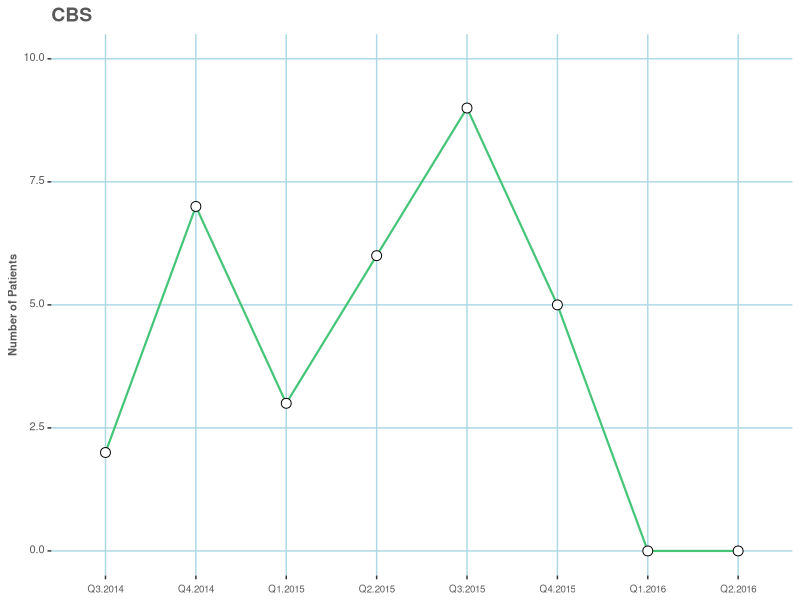
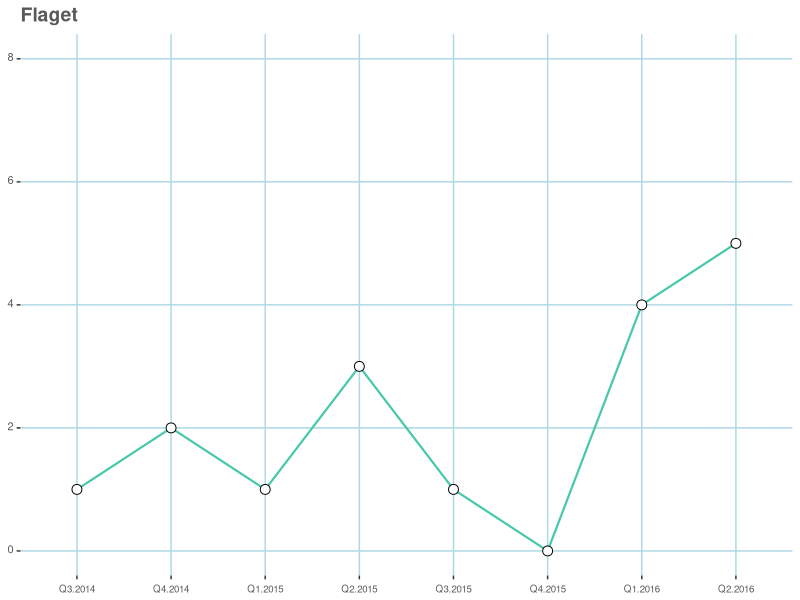
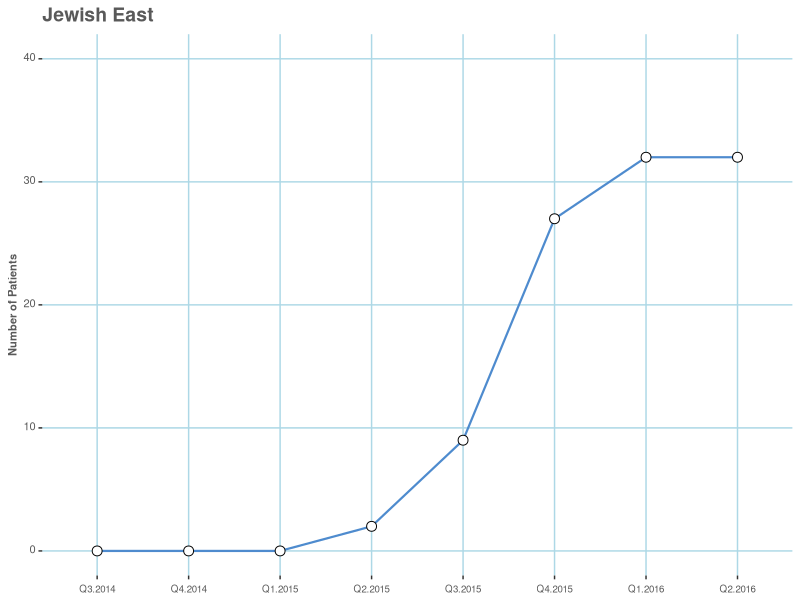
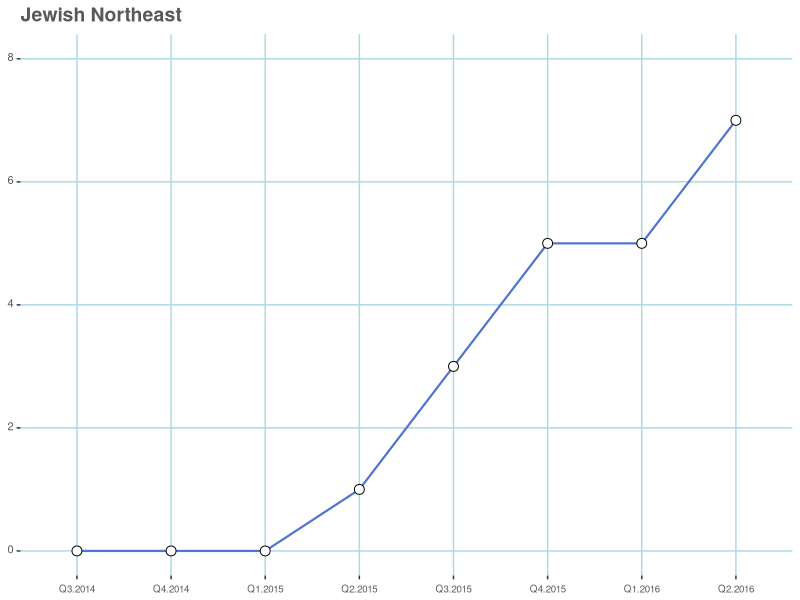
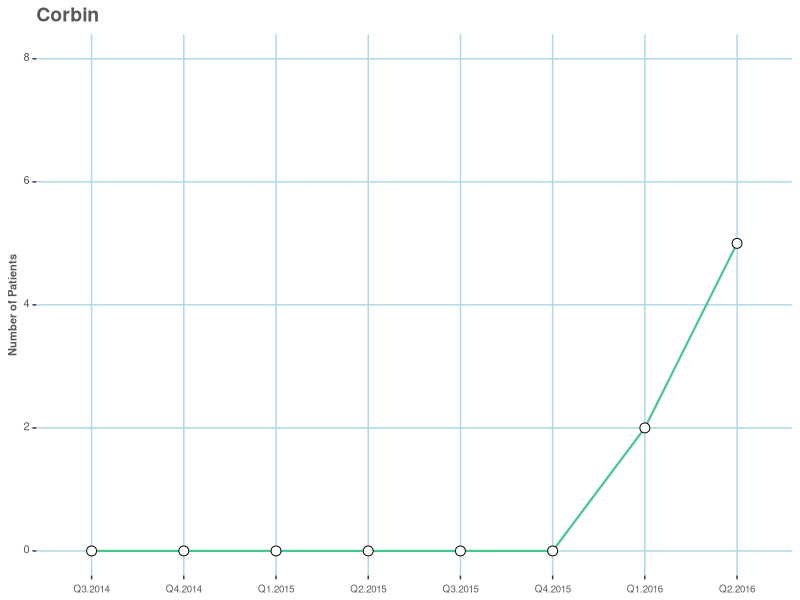
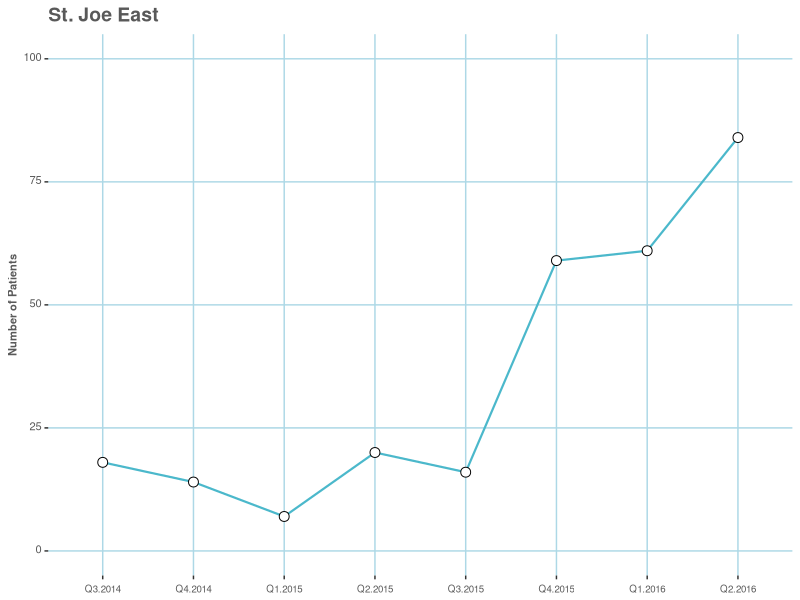
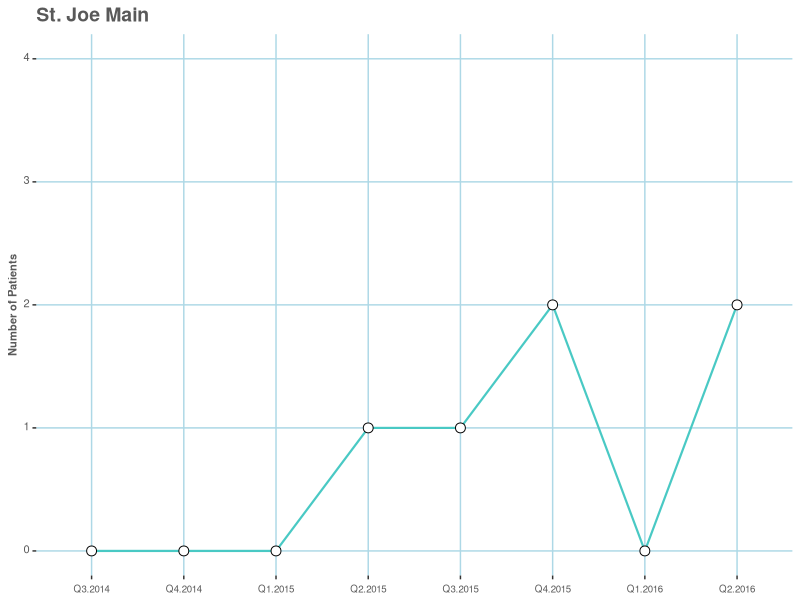
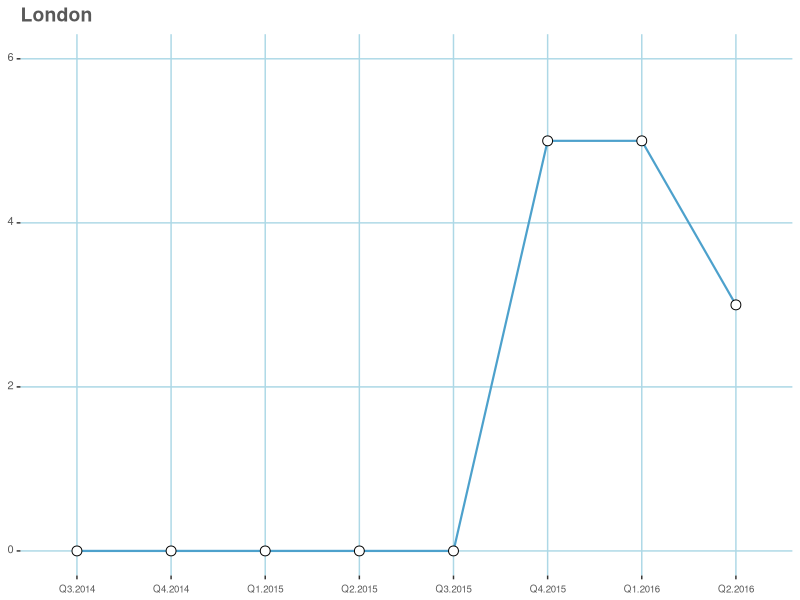

Reproduce these figures in R, in order. (Note: this script raises an error after producing the figures.)
locqt <- read.csv("locqt.csv", header=TRUE)


library(ggplot2)
library(zoo)



CustomPallet <- c("#44c577","#46c691","#47c8ab","#49c9c4","#4bb8cb","#4da1cc","#4e8bce","#5075cf")

locqt <- locqt[locqt$Quarter != "Q3.2016",]

locqt$Quarter <- factor(locqt$Quarter,levels =c("Q3.2014","Q4.2014","Q1.2015","Q2.2015","Q3.2015","Q4.2015","Q1.2016","Q2.2016"))

locqt <- locqt[order(locqt$Quarter),]





CBS <- ggplot(data= locqt[locqt$Location=="CBS",], aes(x=factor(Quarter), y=Patients, group=Location)) +
  geom_line(aes(colour = Location), size=0.75) +scale_color_manual(values="#44c577")+ 
  geom_point(colour="black", size=3, shape=21, fill="white") + 
  theme(panel.grid.major = element_line(colour = "lightblue"), 
        axis.title = element_text(size = 8, face = "bold", colour = "gray35"), 
        axis.text = element_text(size = 8, colour = "gray35", vjust = 0.25), 
        axis.text.x = element_text(size = 7, vjust = 0), plot.title = element_text(size = 14, face = "bold", colour = "gray35"), 
        panel.background = element_rect(fill = "white"), 
        plot.background = element_rect(fill = "white",linetype = "solid")) + 
  guides(fill=FALSE) +
  theme(legend.title=element_blank()) +
  theme(legend.position="none") + ylim(0,10)  +
  labs(title = "CBS", x = NULL, y = "Number of Patients")


Flaget <- ggplot(data= locqt[locqt$Location=="Flaget",], aes(x=factor(Quarter), y=Patients, group=Location)) +
  geom_line(aes(colour = Location), size=0.75) +scale_color_manual(values="#47c8ab")+ 
  geom_point(colour="black", size=3, shape=21, fill="white") + 
  theme(panel.grid.major = element_line(colour = "lightblue"), 
        axis.title = element_text(size = 8, face = "bold", colour = "gray35"), 
        axis.text = element_text(size = 8, colour = "gray35", vjust = 0.25), 
        axis.text.x = element_text(size = 7, vjust = 0), plot.title = element_text(size = 14, face = "bold", colour = "gray35"), 
        panel.background = element_rect(fill = "white"), 
        plot.background = element_rect(fill = "white",linetype = "solid")) + 
  guides(fill=FALSE) +
  theme(legend.title=element_blank()) +
  theme(legend.position="none") + ylim(0,8)  +
  labs(title = "Flaget", x = NULL, y = NULL)



SJC <- ggplot(data= locqt[locqt$Location=="SJC",], aes(x=factor(Quarter), y=Patients, group=Location)) +
  geom_line(aes(colour = Location), size=0.75) +scale_color_manual(values="#46c691")+ 
  geom_point(colour="black", size=3, shape=21, fill="white") + 
  theme(panel.grid.major = element_line(colour = "lightblue"), 
        axis.title = element_text(size = 8, face = "bold", colour = "gray35"), 
        axis.text = element_text(size = 8, colour = "gray35", vjust = 0.25), 
        axis.text.x = element_text(size = 7, vjust = 0), plot.title = element_text(size = 14, face = "bold", colour = "gray35"), 
        panel.background = element_rect(fill = "white"), 
        plot.background = element_rect(fill = "white",linetype = "solid")) + 
  guides(fill=FALSE) +
  theme(legend.title=element_blank()) +
  theme(legend.position="none") + ylim(0,8)  +
  labs(title = "Corbin", x = NULL, y = "Number of Patients")








MCNE <- ggplot(data= locqt[locqt$Location=="MCNE",], aes(x=factor(Quarter), y=Patients, group=Location)) +
  geom_line(aes(colour = Location), size=0.75) +scale_color_manual(values="#5075cf")+ 
  geom_point(colour="black", size=3, shape=21, fill="white") + 
  theme(panel.grid.major = element_line(colour = "lightblue"), 
        axis.title = element_text(size = 8, face = "bold", colour = "gray35"), 
        axis.text = element_text(size = 8, colour = "gray35", vjust = 0.25), 
        axis.text.x = element_text(size = 7, vjust = 0), plot.title = element_text(size = 14, face = "bold", colour = "gray35"), 
        panel.background = element_rect(fill = "white"), 
        plot.background = element_rect(fill = "white",linetype = "solid")) + 
  guides(fill=FALSE) +
  theme(legend.title=element_blank()) +
  theme(legend.position="none") + ylim(0,8)  +
  labs(title = "Jewish Northeast", x = NULL, y = NULL)


MCE <- ggplot(data= locqt[locqt$Location=="MCE",], aes(x=factor(Quarter), y=Patients, group=Location)) +
  geom_line(aes(colour = Location), size=0.75) +scale_color_manual(values="#4e8bce")+ 
  geom_point(colour="black", size=3, shape=21, fill="white") + 
  theme(panel.grid.major = element_line(colour = "lightblue"), 
        axis.title = element_text(size = 8, face = "bold", colour = "gray35"), 
        axis.text = element_text(size = 8, colour = "gray35", vjust = 0.25), 
        axis.text.x = element_text(size = 7, vjust = 0), plot.title = element_text(size = 14, face = "bold", colour = "gray35"), 
        panel.background = element_rect(fill = "white"), 
        plot.background = element_rect(fill = "white",linetype = "solid")) + 
  guides(fill=FALSE) +
  theme(legend.title=element_blank()) +
  theme(legend.position="none") + ylim(0,40)  +
  labs(title = "Jewish East", x = NULL, y = "Number of Patients")



SJE <- ggplot(data= locqt[locqt$Location=="SJE",], aes(x=factor(Quarter), y=Patients, group=Location)) +
  geom_line(aes(colour = Location), size=0.75) +scale_color_manual(values="#4bb8cb")+ 
  geom_point(colour="black", size=3, shape=21, fill="white") + 
  theme(panel.grid.major = element_line(colour = "lightblue"), 
        axis.title = element_text(size = 8, face = "bold", colour = "gray35"), 
        axis.text = element_text(size = 8, colour = "gray35", vjust = 0.25), 
        axis.text.x = element_text(size = 7, vjust = 0), plot.title = element_text(size = 14, face = "bold", colour = "gray35"), 
        panel.background = element_rect(fill = "white"), 
        plot.background = element_rect(fill = "white",linetype = "solid")) + 
  guides(fill=FALSE) +
  theme(legend.title=element_blank()) +
  theme(legend.position="none") + ylim(0,100)  +
  labs(title = "St. Joe East", x = NULL, y = "Number of Patients")





SJH <- ggplot(data= locqt[locqt$Location=="SJH",], aes(x=factor(Quarter), y=Patients, group=Location)) +
  geom_line(aes(colour = Location), size=0.75) +scale_color_manual(values="#49c9c4")+ 
  geom_point(colour="black", size=3, shape=21, fill="white") + 
  theme(panel.grid.major = element_line(colour = "lightblue"), 
        axis.title = element_text(size = 8, face = "bold", colour = "gray35"), 
        axis.text = element_text(size = 8, colour = "gray35", vjust = 0.25), 
        axis.text.x = element_text(size = 7, vjust = 0), plot.title = element_text(size = 14, face = "bold", colour = "gray35"), 
        panel.background = element_rect(fill = "white"), 
        plot.background = element_rect(fill = "white",linetype = "solid")) + 
  guides(fill=FALSE) +
  theme(legend.title=element_blank()) +
  theme(legend.position="none") + ylim(0,4)  +
  labs(title = "St. Joe Main", x = NULL, y = "Number of Patients")




SJL <- ggplot(data= locqt[locqt$Location=="SJL",], aes(x=factor(Quarter), y=Patients, group=Location)) +
  geom_line(aes(colour = Location), size=0.75) +scale_color_manual(values="#4da1cc")+ 
  geom_point(colour="black", size=3, shape=21, fill="white") + 
  theme(panel.grid.major = element_line(colour = "lightblue"), 
        axis.title = element_text(size = 8, face = "bold", colour = "gray35"), 
        axis.text = element_text(size = 8, colour = "gray35", vjust = 0.25), 
        axis.text.x = element_text(size = 7, vjust = 0), plot.title = element_text(size = 14, face = "bold", colour = "gray35"), 
        panel.background = element_rect(fill = "white"), 
        plot.background = element_rect(fill = "white",linetype = "solid")) + 
  guides(fill=FALSE) +
  theme(legend.title=element_blank()) +
  theme(legend.position="none") + ylim(0,6)  +
  labs(title = "London", x = NULL, y = NULL)


UL <- ggplot(data= locqt[locqt$Location=="WCEC",], aes(x=factor(Quarter), y=Patients, group=Location)) +
  geom_line(aes(colour = Location), size=0.75) +scale_color_manual(values="#4da1cc")+ 
  geom_point(colour="black", size=3, shape=21, fill="white") + 
  theme(panel.grid.major = element_line(colour = "lightblue"), 
        axis.title = element_text(size = 8, face = "bold", colour = "gray35"), 
        axis.text = element_text(size = 8, colour = "gray35", vjust = 0.25), 
        axis.text.x = element_text(size = 7, vjust = 0), plot.title = element_text(size = 14, face = "bold", colour = "gray35"), 
        panel.background = element_rect(fill = "white"), 
        plot.background = element_rect(fill = "white",linetype = "solid")) + 
  guides(fill=FALSE) +
  theme(legend.title=element_blank()) +
  theme(legend.position="none") + ylim(0,20)  +
  labs(title = "U of L", x = NULL, y = NULL)


















mp <- multiplot(CBS,
          SJH,
          MCE,
          
          SJC,
          SJE,
          MCNE,
          
          Flaget,
          SJL,UL, cols=2)




multiplot <- function(..., plotlist=NULL, file, cols=1, layout=NULL) {
  library(grid)
  
  # Make a list from the ... arguments and plotlist
  plots <- c(list(...), plotlist)
  
  numPlots = length(plots)
  
  # If layout is NULL, then use 'cols' to determine layout
  if (is.null(layout)) {
    # Make the panel
    # ncol: Number of columns of plots
    # nrow: Number of rows needed, calculated from # of cols
    layout <- matrix(seq(1, cols * ceiling(numPlots/cols)),
                     ncol = cols, nrow = ceiling(numPlots/cols))
  }
  
  if (numPlots==1) {
    print(plots[[1]])
    
  } else {
    # Set up the page
    grid.newpage()
    pushViewport(viewport(layout = grid.layout(nrow(layout), ncol(layout))))
    
    # Make each plot, in the correct location
    for (i in 1:numPlots) {
      # Get the i,j matrix positions of the regions that contain this subplot
      matchidx <- as.data.frame(which(layout == i, arr.ind = TRUE))
      
      print(plots[[i]], vp = viewport(layout.pos.row = matchidx$row,
                                      layout.pos.col = matchidx$col))
    }
  }
}






